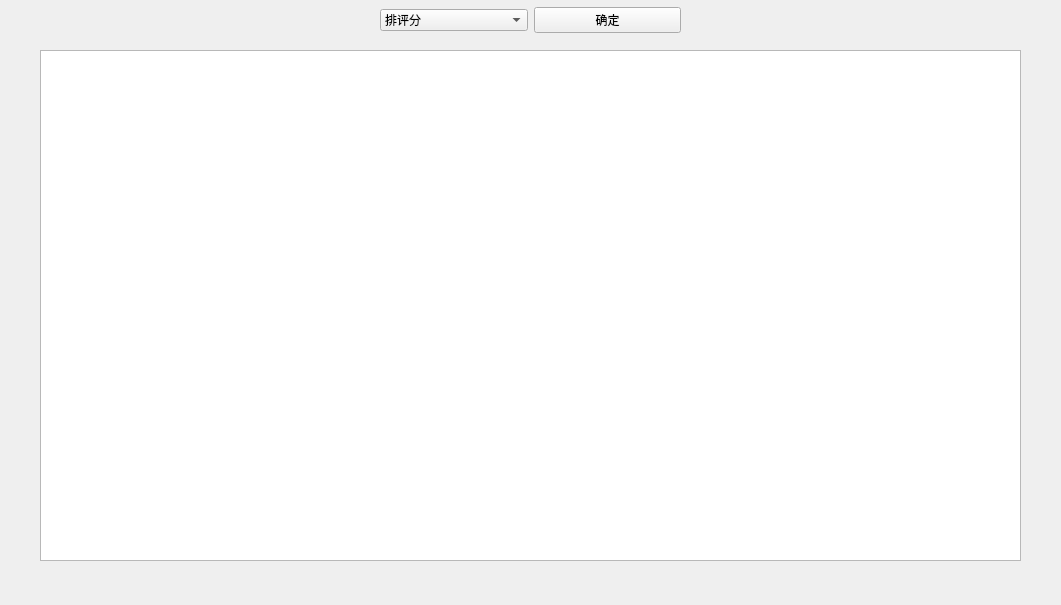
   <widget class="QWidget" name="page_3">
    <property name="geometry">
     <rect>
      <x>0</x>
      <y>0</y>
      <width>1061</width>
      <height>605</height>
     </rect>
    </property>
    <attribute name="label">
     <string>基于简单选择排序的股票价格分析</string>
    </attribute>
    <widget class="QWidget" name="horizontalLayoutWidget_3">
     <property name="geometry">
      <rect>
       <x>380</x>
       <y>0</y>
       <width>301</width>
       <height>41</height>
      </rect>
     </property>
     <layout class="QHBoxLayout" name="horizontalLayout_3">
      <item>
       <widget class="QComboBox" name="esort_mode">
        <item>
         <property name="text">
          <string>排评分</string>
         </property>
        </item>
        <item>
         <property name="text">
          <string>排收盘价</string>
         </property>
        </item>
       </widget>
      </item>
      <item>
       <widget class="QPushButton" name="pushButton_3">
        <property name="text">
         <string>确定</string>
        </property>
       </widget>
      </item>
     </layout>
    </widget>
    <widget class="QTextEdit" name="textEdit_3">
     <property name="geometry">
      <rect>
       <x>40</x>
       <y>50</y>
       <width>981</width>
       <height>511</height>
      </rect>
     </property>
     <property name="font">
      <font>
       <pointsize>12</pointsize>
      </font>
     </property>
     <property name="readOnly">
      <bool>true</bool>
     </property>
    </widget>
   </widget>
